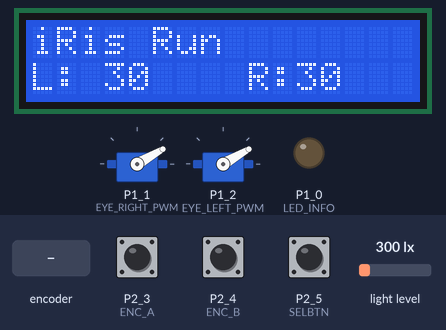
Simulated run of this sketch. Board: TI MSP430 LaunchPad. Shown: 2 × servo, 16×2 character LCD, output pins drawn as LEDs (lit = HIGH). The inputs (shaded band) are chosen by the test bench; at power-on: P2_5 (SELBTN) HIGH, light level 300 lx, P2_3 (ENC_A) HIGH, P2_4 (ENC_B) HIGH.

Above: at 2.3 s.
2.4 s: P2_5 (SELBTN) pulled LOW for 0.15 s
At 3.7 s:
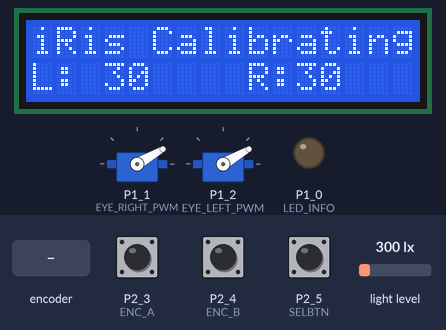
4.0 s: P2_5 (SELBTN) pulled LOW for 1 s
At 6.2 s:
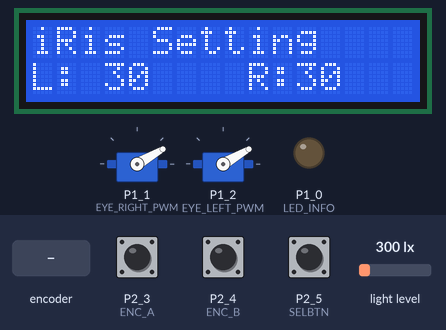
6.5 s: rotary encoder on P2_3 (ENC_A) / P2_4 (ENC_B) turned 2 steps (second pin leading)
At 6.9 s:
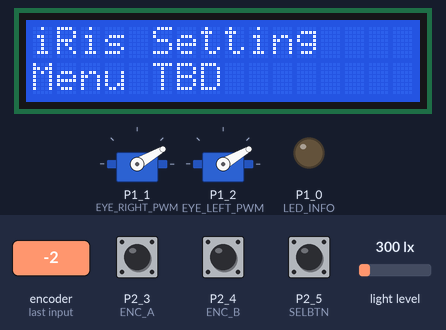
8.4 s: P2_5 (SELBTN) pulled LOW for 3.2 s
At 12.8 s:
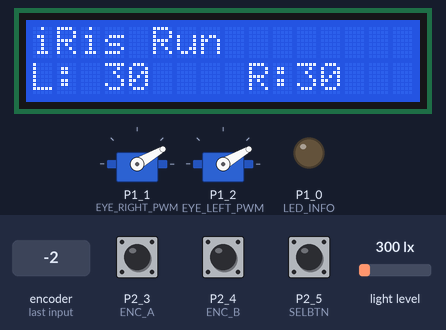
13.1 s: light level set to 500 lx
At 14.3 s:
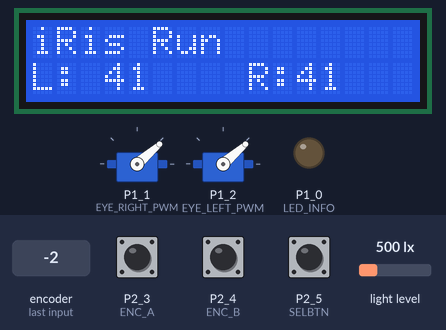
14.6 s: light level set to 40 lx
At 15.3 s:
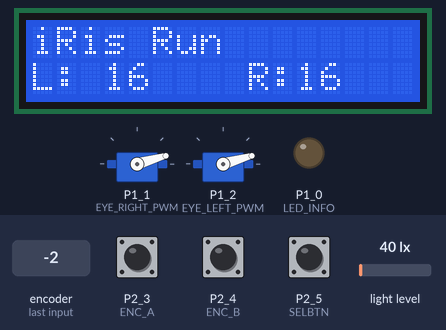
Timing chart, 0 to 17.4 s (numbered marks = the images above; inputs shaded):
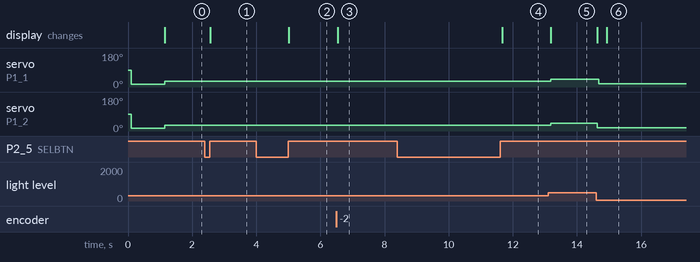

Measured:
- after the input at 2.4 s, the display: changes after 0.17 s (image 1)
- after the input at 4.0 s, the display: changes after 1.0 s (image 2)
- after the input at 6.5 s, the display: changes at once (image 3)
- after the input at 8.4 s, the display: changes after 3.3 s (image 4)
- after the input at 13.1 s, servo on P1_1 (EYE_RIGHT_PWM), servo on P1_2 (EYE_LEFT_PWM): 30° → 41° after 0.08 s; the display: changes after 0.08 s (image 5)
- after the input at 14.6 s, servo on P1_1 (EYE_RIGHT_PWM): 41° → 16° after 0.08 s; servo on P1_2 (EYE_LEFT_PWM): 41° → 16° at once; the display: first changes at once (image 6 shows a later state)

The sketch:

iRis.ino
```cpp
/**
 *  iRis project with Energia
 *  @Auth TheFwGuy
 *  November 2015
 *  @Brief Artifical iris control with MSP430g2553
 *
 */

#include <Wire.h>
#include <LCD.h>
#include <LiquidCrystal_I2C.h>  // F Malpartida's NewLiquidCrystal library
#include <Servo.h>
#include <Adafruit_Sensor.h>
#include <Adafruit_TSL2561_U.h>

/* Function prototypes */


/* Define I2C Address  */

#define I2C_ADDR 0x3F
#define BACKLIGHT_PIN  3

#define Rs_pin  0
#define Rw_pin  1
#define En_pin  2
#define D4_pin  4
#define D5_pin  5
#define D6_pin  6
#define D7_pin  7

#define  LED_OFF  0
#define  LED_ON  1

LiquidCrystal_I2C  lcd(I2C_ADDR,En_pin,Rw_pin,Rs_pin,D4_pin,D5_pin,D6_pin,D7_pin, BACKLIGHT_PIN, POSITIVE);

Servo rightEye;		/* create servo object to control a servo for the right eye */
Servo leftEye;		/* create servo object to control a servo for the left eye */

Adafruit_TSL2561_Unified tsl_R = Adafruit_TSL2561_Unified(TSL2561_ADDR_FLOAT, 12345);
Adafruit_TSL2561_Unified tsl_L = Adafruit_TSL2561_Unified(TSL2561_ADDR_LOW, 12345);

/*
 *  I/O defines
 */

#define LED_INFO   2            /* P1_0 */
#define EYE_RIGHT_PWM  3	/* P1_1 */
#define EYE_LEFT_PWM   4	/* P1_2 */

#define SELBTN     13		/* P2_5 */

#define ENC_A   P2_3
#define ENC_B   P2_4

#define KEYIsPressed(key) (!digitalRead(key))
#define KEYIsNotPressed(key) (digitalRead(key))

/*
 *  PWM related defines
 */

#define MAX_LIGHT_VALUE  3000
#define MAX_ENCODER_VALUE  250
#define MIN_PWM_VALUE  14
#define MAX_PWM_VALUE  180

/*
 *  I2C mode
 *  SDA P1_7 Pin 14
 *  SCL P1_6 Pin 13
 */

#define NORMAL  0
#define CALIBRATING 1
#define SETTING 2

/*
 *  Global variables
 */

char buffer[20];		/* Generic buffer for display purpose */
char main_status = NORMAL;
short Encoder_value = 0;
short Old_encoder_value = 0;
short Pwm_R_position = MIN_PWM_VALUE;
short Pwm_L_position = MIN_PWM_VALUE;


/* Interrupt service encoder function */

void doEncoder()
{
   /* If pinA and pinB are both high or both low, it is spinning
    * forward. If they're different, it's going backward.
    *
    * For more information on speeding up this process, see
    * [Reference/PortManipulation], specifically the PIND register.
    */
   if (digitalRead(ENC_A) == digitalRead(ENC_B))
   {
      if(Encoder_value<MAX_ENCODER_VALUE)
         Encoder_value++;
   }
   else
   {
      if(Encoder_value>0)
         Encoder_value--;
   }
}

void configureSensor(void)
{
  /* You can also manually set the gain or enable auto-gain support */
  // tsl.setGain(TSL2561_GAIN_1X);      /* No gain ... use in bright light to avoid sensor saturation */
  // tsl.setGain(TSL2561_GAIN_16X);     /* 16x gain ... use in low light to boost sensitivity */
  tsl_R.enableAutoRange(true);            /* Auto-gain ... switches automatically between 1x and 16x */
  tsl_L.enableAutoRange(true);            /* Auto-gain ... switches automatically between 1x and 16x */

  /* Changing the integration time gives you better sensor resolution (402ms = 16-bit data) */
  tsl_R.setIntegrationTime(TSL2561_INTEGRATIONTIME_13MS);      /* fast but low resolution */
  tsl_L.setIntegrationTime(TSL2561_INTEGRATIONTIME_13MS);      /* fast but low resolution */
  // tsl.setIntegrationTime(TSL2561_INTEGRATIONTIME_101MS);  /* medium resolution and speed   */
  // tsl.setIntegrationTime(TSL2561_INTEGRATIONTIME_402MS);  /* 16-bit data but slowest conversions */

}


void setup()
{
   rightEye.attach(EYE_RIGHT_PWM);	/* attaches the servo to the pin */
   leftEye.attach(EYE_LEFT_PWM);        /* attaches the servo to the pin */

   // put your setup code here, to run once:
   pinMode(LED_INFO,OUTPUT);
   digitalWrite(LED_INFO,LOW);		/* Turn LED OFF */

   pinMode(SELBTN,INPUT_PULLUP);
   pinMode(ENC_A,INPUT_PULLUP);
   pinMode(ENC_B,INPUT_PULLUP);

   /* Setup the sensor gain and integration time */
   configureSensor();

   lcd.setBacklightPin(BACKLIGHT_PIN, POSITIVE); // POSITIVE); //NEGATIVE);
   lcd.setBacklight(LED_ON);
   lcd.backlight();

   lcd.begin(16,2);               // initialize the lcd

//  lcd.createChar (0, smiley);    // load character to the LCD
//  lcd.createChar (1, armsUp);    // load character to the LCD
//  lcd.createChar (2, frownie);   // load character to the LCD

   lcd.clear();
   lcd.home ();                   // go home
   lcd.display();
   lcd.print("iRis Run        ");
   lcd.setCursor ( 0, 1 );        // go to the next line
   lcd.print ("TheFwGuy    1.0");

   rightEye.write(Pwm_R_position);
   leftEye.write(Pwm_L_position);

   delay(1000);

   attachInterrupt(ENC_A,doEncoder,CHANGE);
}


void loop()
{
   if(KEYIsPressed(SELBTN))
   {
      while(KEYIsPressed(SELBTN));
      switch(main_status)
      {
         case NORMAL:
            lcd.home ();                   // go home
            lcd.print("iRis Calibrating");
            main_status = CALIBRATING;
            break;

         case CALIBRATING:
            lcd.home ();                   // go home
            lcd.print("iRis Setting     ");
            main_status = SETTING;
            Encoder_value = 0;
            break;

         default:
         case SETTING:
            lcd.home ();                   // go home
            lcd.print("iRis Run        ");
            main_status = NORMAL;
            break;
      }
   }

   switch(main_status)
   {
      case NORMAL:
         /* Get a new sensor event */
         sensors_event_t event_R;
         sensors_event_t event_L;

         tsl_R.getEvent(&event_R);
         tsl_L.getEvent(&event_L);

         lcd.setCursor ( 0, 1 );         /* Print PWM values */
         lcd.print ("L:       R:    ");  /* Left at 3, right at 11 */

         /* Display the results (light is measured in lux) */
         if (event_R.light)
         {
            Pwm_R_position = map(event_R.light, 0, MAX_LIGHT_VALUE, MIN_PWM_VALUE, MAX_PWM_VALUE);

            lcd.setCursor ( 3, 1 );
            lcd.print(Pwm_R_position);

            rightEye.write(Pwm_R_position);
         }

         if (event_L.light)
         {
            Pwm_L_position = map(event_L.light, 0, MAX_LIGHT_VALUE, MIN_PWM_VALUE, MAX_PWM_VALUE);

            lcd.setCursor ( 11, 1 );
            lcd.print(Pwm_L_position);

            leftEye.write(Pwm_L_position);
         }
         delay(10);
         break;

      case CALIBRATING:
         if(Encoder_value != Old_encoder_value)
         {
            Old_encoder_value = Encoder_value;
            Pwm_R_position = map(Encoder_value, 0, MAX_ENCODER_VALUE, MIN_PWM_VALUE, MAX_PWM_VALUE);
            Pwm_L_position = map(Encoder_value, 0, MAX_ENCODER_VALUE, MIN_PWM_VALUE, MAX_PWM_VALUE);

            lcd.setCursor ( 0, 1 );         /* Print PWM values */
            lcd.print ("L:       R:    ");  /* Left at 3, right at 11 */
            lcd.setCursor ( 3, 1 );
            lcd.print(Pwm_R_position);
            lcd.setCursor ( 11, 1 );
            lcd.print(Pwm_L_position);

            rightEye.write(Pwm_R_position);
            leftEye.write(Pwm_L_position);
            delay(10);
         }
         break;

      case SETTING:
         if(Encoder_value != Old_encoder_value)
         {
            Old_encoder_value = Encoder_value;

            lcd.setCursor ( 0, 1 );         /* Print Menu */
            lcd.print ("Menu TBD       ");

         }
         break;

   }
}
```
